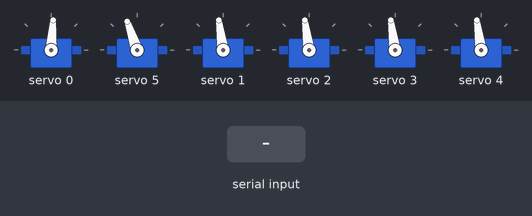
Recording of a sketch running on a simulated Arduino Uno, built with avr-gcc and run on an emulated ATmega328P. Parts: 6 × servo. The inputs (shaded band) are chosen by the test bench. What the sketch prints to the serial monitor is not drawn.

Above: at 1.2 s.
1.3 s: "90,45\n" received over Serial
At 2.2 s:
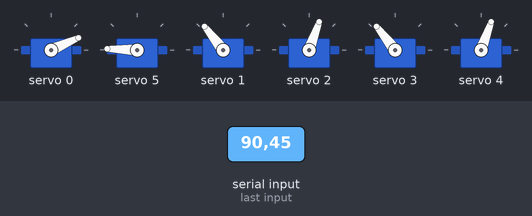
4.3 s: "30,150\n" received over Serial
At 5.7 s:
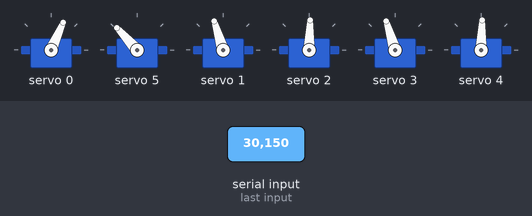
7.3 s: "90\n" received over Serial
At 9.3 s:
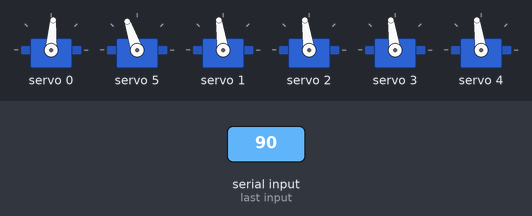
9.8 s: "200\n" received over Serial
At 12.0 s:
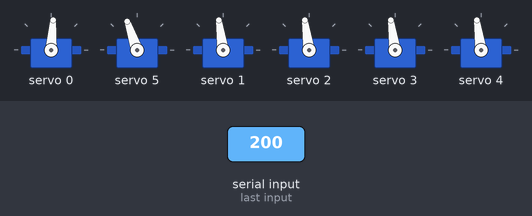
12.3 s: "1,90\n" received over Serial
At 13.2 s:
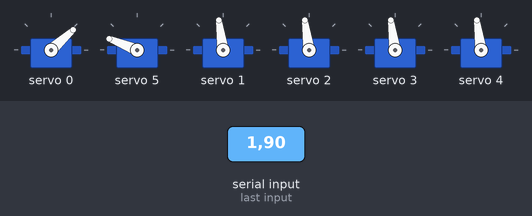
15.3 s: "1,90,45\n" received over Serial
At 17.4 s:
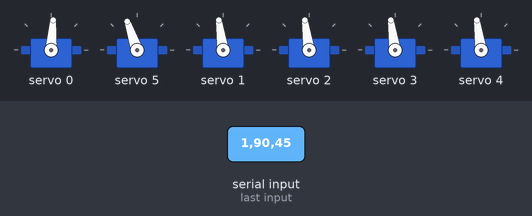
Timing chart, 0 to 18.8 s (numbered marks = the images above; inputs shaded):
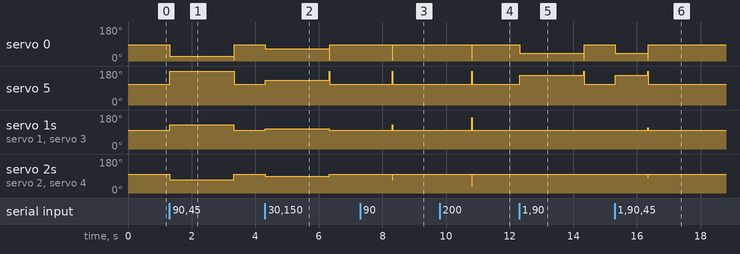

The sketch:

control_1.ino
```cpp
#include <Wire.h>
#include <Adafruit_PWMServoDriver.h>

// Khởi tạo PCA9685 tại địa chỉ mặc định (0x40)
Adafruit_PWMServoDriver pwm = Adafruit_PWMServoDriver(0x40);

#define SERVOMIN  150  // Xung tối thiểu (servo về 0 độ)
#define SERVOMAX  635  // Xung tối đa (servo về 180 độ)
#define NEUTRAL   381  // Vị trí trung lập của servo
#define OFFSET0   30   // Offset cho servo 0
#define OFFSET5   30   // Offset cho servo 5

void setup() {
  Serial.begin(9600);
  Serial.println("6-Servo Test!");

  pwm.begin();
  pwm.setPWMFreq(60);  // Tần số PWM 60 Hz

  delay(10);
}

void loop() {
  // Thiết lập vị trí ban đầu của các servo
  int servo0 = NEUTRAL - OFFSET0;
  int servo1 = NEUTRAL;
  int servo2 = NEUTRAL;
  int servo3 = NEUTRAL;
  int servo4 = NEUTRAL;
  int servo5 = NEUTRAL + OFFSET5;

  // Kiểm tra xem có tín hiệu x và y từ Serial hay không
  if (Serial.available() > 0) {
    int x = Serial.parseInt();
    int y = Serial.parseInt();

    // Điều kiện giữ các servo ở vị trí trung lập khi tọa độ x và y nằm trong khoảng nhất định
    if (!(x >= 295 && x <= 365 && y >= 200 && y <= 290)) {
      // Điều khiển các servo dựa trên tọa độ x và y
      if (y > 290) {  // Nếu y lớn hơn 290
        servo0 = map(y, 290, 480, NEUTRAL - OFFSET0, SERVOMIN);  // Dao động từ 381-30 đến min
        servo5 = map(y, 290, 480, NEUTRAL + OFFSET5, SERVOMAX);  // Dao động từ 381+30 đến max
      } else if (y < 200) {  // Nếu y nhỏ hơn 200
        servo0 = map(y, 0, 200, SERVOMIN, NEUTRAL - OFFSET0);  // Dao động từ min đến 381-30
        servo5 = map(y, 0, 200, SERVOMAX, NEUTRAL + OFFSET5);  // Dao động từ max đến 381+30
      }

      if (x < 295) {  // Nếu x nhỏ hơn 295
        servo1 = map(x, 0, 295, NEUTRAL, SERVOMAX);  // Dao động từ 381 đến max
        servo2 = map(x, 0, 295, NEUTRAL, SERVOMIN);  // Dao động từ 381 đến min
        servo3 = map(x, 0, 295, NEUTRAL, SERVOMAX);  // Dao động từ 381 đến max
        servo4 = map(x, 0, 295, NEUTRAL, SERVOMIN);  // Dao động từ 381 đến min
      } else if (x > 365) {  // Nếu x lớn hơn 365
        servo1 = map(x, 365, 640, NEUTRAL, SERVOMAX);  // Dao động từ 381 đến max
        servo2 = map(x, 365, 640, NEUTRAL, SERVOMIN);  // Dao động từ 381 đến min
        servo3 = map(x, 365, 640, NEUTRAL, SERVOMAX);  // Dao động từ 381 đến max
        servo4 = map(x, 365, 640, NEUTRAL, SERVOMIN);  // Dao động từ 381 đến min
      }
    }
  }

  // Điều khiển các cặp servo
  pwm.setPWM(0, 0, servo0);
  pwm.setPWM(5, 0, servo5);

  pwm.setPWM(1, 0, servo1);
  pwm.setPWM(2, 0, servo2);

  pwm.setPWM(3, 0, servo3);
  pwm.setPWM(4, 0, servo4);

  delay(10);  // Chờ 1 giây trước khi tiếp tục lặp lại
}
```

Measured:
- after the input at 1.3 s, servo 0: 86° → 24° at once, → 86° 2.0 s later; servo 5: 109° → 178° at once, → 109° 2.0 s later; servo 1, servo 3: 98° → 128° at once, → 98° 2.0 s later; servo 2, servo 4: 98° → 70° at once, → 98° 2.0 s later
- after the input at 4.3 s, servo 0: 86° → 66° at once, → 86° 2.0 s later; servo 5: 109° → 132° at once, → 109° 2.0 s later; servo 1, servo 3: 98° → 107° at once, → 98° 2.0 s later; servo 2, servo 4: 98° → 88° at once, → 98° 2.0 s later
- after the input at 7.3 s, servo 0: 86° → 6° after 1.0 s, → 86° 0.01 s later; servo 5: 109° → 180° after 1.0 s, → 109° 0.01 s later; servo 1, servo 3: 98° → 128° after 1.0 s, → 98° 0.01 s later; servo 2, servo 4: 98° → 70° after 1.0 s, → 98° 0.01 s later
- after the input at 9.8 s, servo 0: 86° → 6° after 1.0 s, → 86° 0.01 s later; servo 5: 109° → 180° after 1.0 s, → 109° 0.01 s later; servo 1, servo 3: 98° → 165° after 1.0 s, → 98° 0.01 s later; servo 2, servo 4: 98° → 36° after 1.0 s, → 98° 0.01 s later
- after the input at 12.3 s, servo 0: 86° → 42° at once, → 86° 2.0 s later; servo 5: 109° → 158° at once, → 109° 2.0 s later
- after the input at 15.3 s, servo 0: 86° → 42° at once, → 86° 1.0 s later; servo 5: 109° → 158° at once, → 109° 1.0 s later; servo 1, servo 3: 98° → 113° after 1.0 s, → 98° 0.01 s later; servo 2, servo 4: 98° → 84° after 1.0 s, → 98° 0.01 s later
